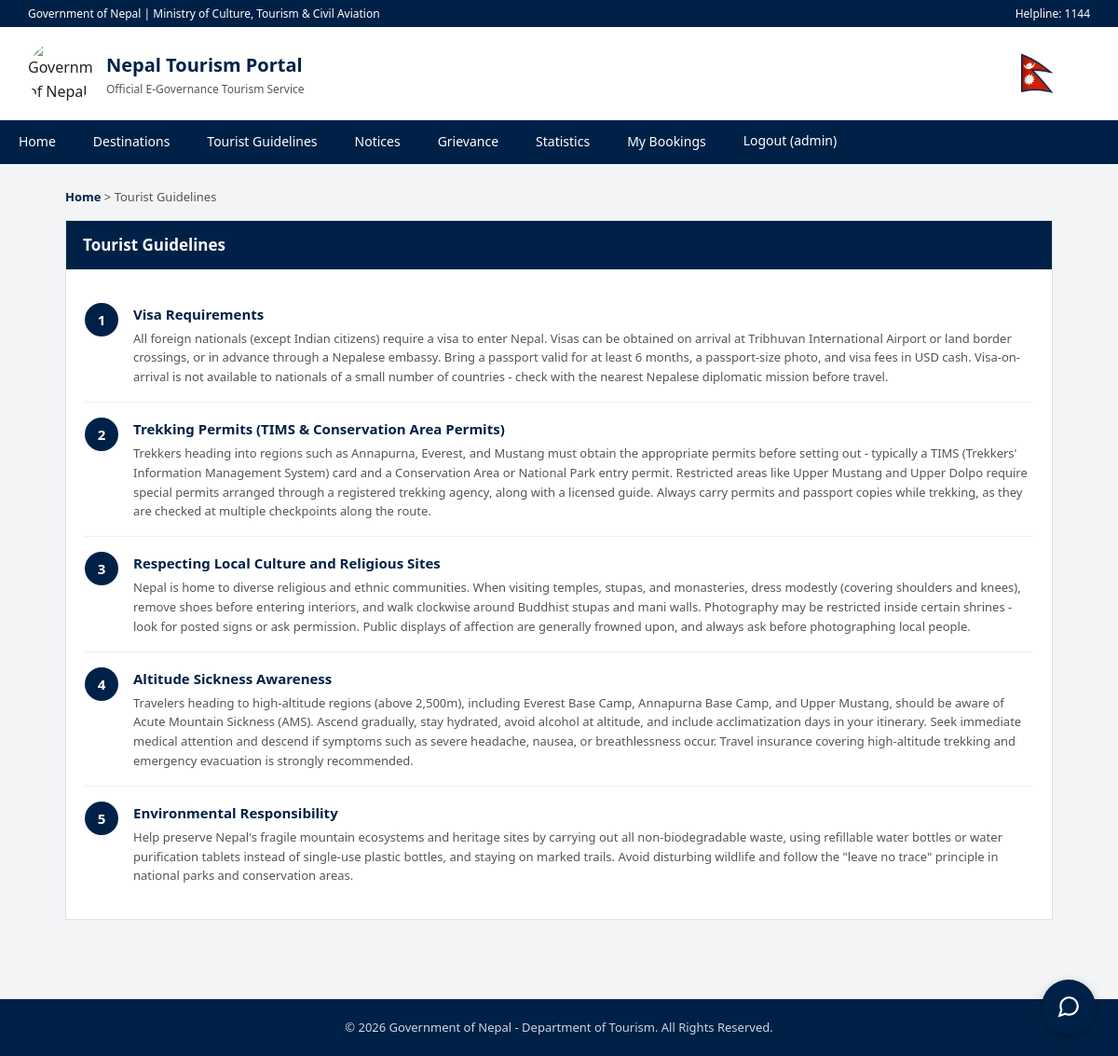
The page /guidelines/ (signed in) on the database its author committed.
### core/models.py (models this page shows, shortened)
class Guideline(models.Model):
    title = models.CharField(max_length=200)
    description = models.TextField()
    is_active = models.BooleanField(default=True)
    created_at = models.DateTimeField(auto_now_add=True)

### core/views.py (the view)
# urls.py: path('guidelines/', views.guidelines_view, name='guidelines'),
def guidelines_view(request):
    guidelines = Guideline.objects.filter(is_active=True)
    return render(request, 'core/guidelines.html', {'guidelines': guidelines})

### bookings/context_processors.py (called while the page is built)
def notification_count(request):
    if request.user.is_authenticated:
        count = Booking.objects.filter(
            tourist=request.user, is_seen_by_tourist=False
        ).count()
        return {'unread_booking_count': count}
    return {'unread_booking_count': 0}

### templates/core/guidelines.html (shortened to what this page needs)
{% extends 'base.html' %}
{% block content %}
<div class="breadcrumb"><a href="{% url 'home' %}">Home</a> &gt; Tourist Guidelines</div>
<div class="section">
    <div class="section-header"><h2>Tourist Guidelines</h2></div>
    <div class="section-body">
        {% for g in guidelines %}
            <div class="guideline-item">
                <div class="guideline-number">{{ forloop.counter }}</div>
                <div class="guideline-content">
                    <h3>{{ g.title }}</h3>
                    <p>{{ g.description }}</p>
                </div>
            </div>
        {% empty %}
            <p>No guidelines have been published yet.</p>
        {% endfor %}
    </div>
</div>
{% endblock %}

### templates/base.html (shortened to what this page needs)
{% load static %}
<!DOCTYPE html>
<html lang="en">
<head>
    <link rel="stylesheet" href="{% static 'css/style.css' %}?v=2">
</head>
<body>
    <div class="gov-strip">
        <span>Government of Nepal | Ministry of Culture, Tourism &amp; Civil Aviation</span>
        <span>Helpline: 1144</span>
    </div>
    <header class="site-header">
        <div class="brand">
           <img src="{% static 'images/logo.png' %}" alt="Government of Nepal Emblem" class="header-logo" style="width:70px !important; height:70px !important; object-fit:contain;">
            <div class="brand-text">
                <h1>Nepal Tourism Portal</h1>
                <p>Official E-Governance Tourism Service</p>
            </div>
        </div>
        <img src="{% static 'images/nepal.gif' %}" alt="Flag of Nepal" class="header-flag" style="width:80px !important; height:80px !important; object-fit:contain;">
    </header>
    <nav class="main-nav">
        <ul>
            <li><a href="{% url 'home' %}">Home</a></li>
            <li><a href="{% url 'destination_list' %}">Destinations</a></li>
            <li><a href="{% url 'guidelines' %}">Tourist Guidelines</a></li>
            <li><a href="{% url 'notices' %}">Notices</a></li>
            <li><a href="{% url 'grievance' %}">Grievance</a></li>
            <li><a href="{% url 'stats' %}">Statistics</a></li>
            {% if user.is_authenticated %}
                <li>
                    <a href="{% url 'my_bookings' %}" style="position:relative;">
                        My Bookings
                    </a>
                </li>
                <li>
                    <form method="POST" action="{% url 'logout' %}" style="margin:0;">
                        <button type="submit" style="background:none; border:none; color:#fff; font-size:14px; font-weight:500; padding:12px 20px; cursor:pointer; font-family:inherit;">
                            Logout ({{ user.username }})
                        </button>
                    </form>
                </li>
            {% else %}
                <li><a href="{% url 'login' %}">Login</a></li>
                <li><a href="{% url 'register' %}">Register</a></li>
            {% endif %}
        </ul>
    </nav>
    <div class="page-container">
        {% block content %}{% endblock %}
    </div>
    <footer class="site-footer">
        &copy; {% now "Y" %} Government of Nepal - Department of Tourism. All Rights Reserved.
    </footer>
    <div id="chatbot-toggle" onclick="toggleChatbot()">
        <svg width="26" height="26" viewBox="0 0 24 24" fill="none" stroke="#fff" stroke-width="2">
            <path d="M21 11.5a8.38 8.38 0 0 1-.9 3.8 8.5 8.5 0 0 1-7.6 4.7 8.38 8.38 0 0 1-3.8-.9L3 21l1.9-5.7a8.38 8.38 0 0 1-.9-3.8 8.5 8.5 0 0 1 4.7-7.6 8.38 8.38 0 0 1 3.8-.9h.5a8.48 8.48 0 0 1 8 8v.5z"></path>
        </svg>
    </div>
</body>
</html>

### static/css/style.css (style rules this page uses)
* { margin: 0; padding: 0; box-sizing: border-box; }
body { font-family: 'Segoe UI', Arial, Helvetica, sans-serif; background-color: #f2f4f6; color: #222; line-height: 1.6; }
a { text-decoration: none; color: inherit; }
.gov-strip { background-color: #002147; color: #ffffff; font-size: 12px; padding: 5px 30px; display: flex; justify-content: space-between; }
.site-header { background-color: #ffffff; padding: 10px 30px; display: flex; align-items: center; justify-content: space-between; flex-wrap: wrap; }
.brand { display: flex; align-items: center; gap: 14px; }
.brand-text h1 { font-size: 20px; color: #002147; }
.brand-text p { font-size: 12px; color: #555; }
.header-logo { width: 45px !important; height: 45px !important; object-fit: contain !important; border-radius: 50%; flex-shrink: 0; }
.header-flag { width: 40px !important; height: 26px !important; object-fit: contain !important; flex-shrink: 0; }
.main-nav { background-color: #002147; }
.main-nav ul { list-style: none; display: flex; flex-wrap: wrap; }
.main-nav li a { display: block; padding: 12px 20px; color: #ffffff; font-size: 14px; font-weight: 500; }
.page-container { max-width: 1100px; margin: 0 auto; padding: 25px 20px 60px 20px; }
.breadcrumb { font-size: 13px; color: #555; margin-bottom: 15px; }
.breadcrumb a { color: #002147; font-weight: 600; }
.section { background-color: #ffffff; border: 1px solid #dde2e6; margin-bottom: 25px; }
.section-header { background-color: #002147; color: #fff; padding: 12px 18px; }
.section-header h2 { font-size: 17px; }
.section-body { padding: 20px; }
.guideline-item { display: flex; gap: 16px; padding: 16px 0; border-bottom: 1px solid #eee; }
.guideline-item:last-child { border-bottom: none; }
.guideline-number { flex-shrink: 0; width: 36px; height: 36px; background: #002147; color: #fff; border-radius: 50%; display: flex; align-items: center; justify-content: center; font-weight: 700; font-size: 15px; }
.guideline-content h3 { color: #002147; font-size: 15px; margin-bottom: 4px; }
.guideline-content p { font-size: 13px; color: #555; line-height: 1.6; }
.site-footer { background-color: #002147; color: #cbd5e0; text-align: center; padding: 20px; font-size: 13px; }
#chatbot-toggle { position: fixed; bottom: 24px; right: 24px; width: 58px; height: 58px; background: #002147; border-radius: 50%; display: flex; align-items: center; justify-content: center; cursor: pointer; box-shadow: 0 4px 12px rgba(0,0,0,0.25); z-index: 1000; transition: background 0.2s; }

### rows shown on the page
Guideline: title "Visa Requirements", description "All foreign nationals (except Indian citizens) require a visa to enter Nepal. Visas can be obtained on arrival at Tribhuvan International Airport or land border crossings, or in advance through a Nepalese embassy. Bring a passport valid for at least 6 months, a passport-size photo, and visa fees in USD cash. Visa-on-arrival is not available to nationals of a small number of countries - check with the nearest Nepalese diplomatic mission before travel."
Guideline: title "Trekking Permits (TIMS & Conservation Area Permits)", description "Trekkers heading into regions such as Annapurna, Everest, and Mustang must obtain the appropriate permits before setting out - typically a TIMS (Trekkers' Information Management System) card and a Conservation Area or National Park entry permit. Restricted areas like Upper Mustang and Upper Dolpo require special permits arranged through a registered trekking agency, along with a licensed guide. Always carry permits and passport copies while trekking, as they are checked at multiple checkpoints along the route."
Guideline: title "Respecting Local Culture and Religious Sites", description "Nepal is home to diverse religious and ethnic communities. When visiting temples, stupas, and monasteries, dress modestly (covering shoulders and knees), remove shoes before entering interiors, and walk clockwise around Buddhist stupas and mani walls. Photography may be restricted inside certain shrines - look for posted signs or ask permission. Public displays of affection are generally frowned upon, and always ask before photographing local people."
Guideline: title "Altitude Sickness Awareness", description "Travelers heading to high-altitude regions (above 2,500m), including Everest Base Camp, Annapurna Base Camp, and Upper Mustang, should be aware of Acute Mountain Sickness (AMS). Ascend gradually, stay hydrated, avoid alcohol at altitude, and include acclimatization days in your itinerary. Seek immediate medical attention and descend if symptoms such as severe headache, nausea, or breathlessness occur. Travel insurance covering high-altitude trekking and emergency evacuation is strongly recommended."
Guideline: title "Environmental Responsibility", description "Help preserve Nepal's fragile mountain ecosystems and heritage sites by carrying out all non-biodegradable waste, using refillable water bottles or water purification tablets instead of single-use plastic bottles, and staying on marked trails. Avoid disturbing wildlife and follow the \"leave no trace\" principle in national parks and conservation areas."

### other values the page prints
{{ user.username }} "admin"
